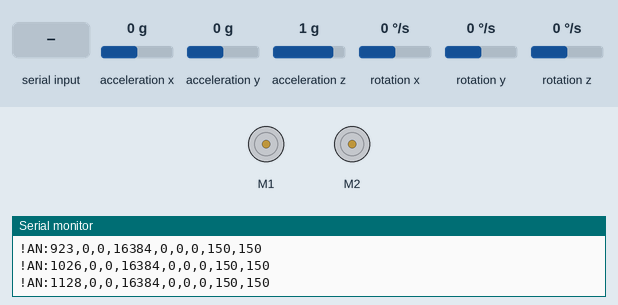
A sketch run on a simulated Arduino Uno, built with avr-gcc and run on an emulated ATmega328P. Shown: 2 × DC motor (green arrow = forward, orange = backward, longer = faster), the last lines printed to the serial monitor. Inputs (shaded band) come from the test bench; at power-on: acceleration x 0 g, acceleration y 0 g, acceleration z 1 g, rotation x 0 °/s, rotation y 0 °/s, rotation z 0 °/s.

Above: at 1.2 s.
1.3 s: "z" received over Serial
At 2.5 s:
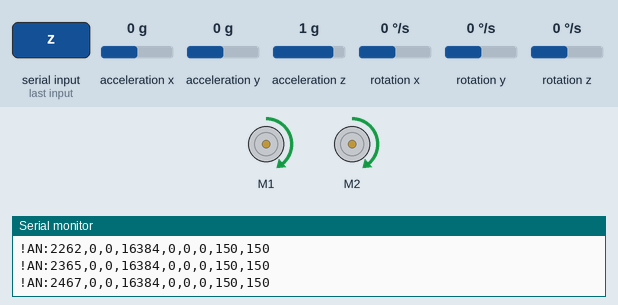
5.8 s: "s" received over Serial
At 7.0 s:
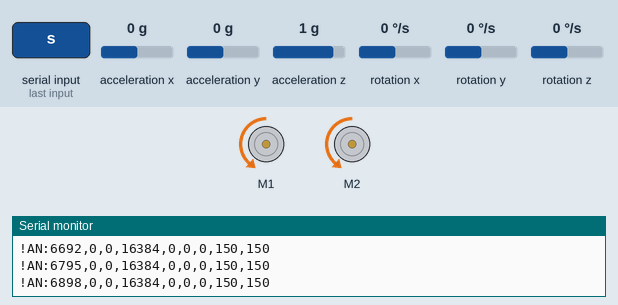
7.3 s: "q" received over Serial
At 8.6 s:
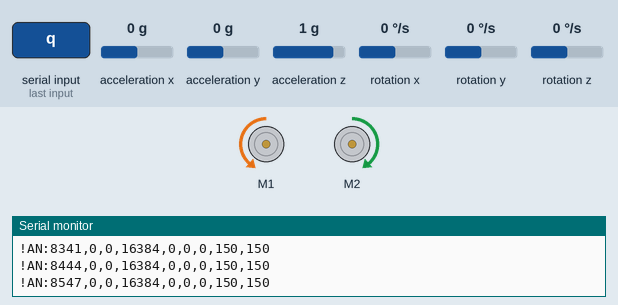
11.8 s: "d" received over Serial
At 13.3 s:
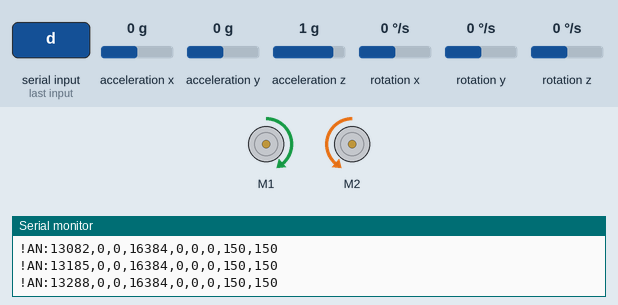
Timing chart, 0 to 14.3 s (numbered marks = the images above; inputs shaded):
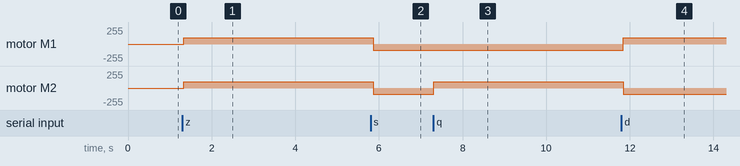

The sketch:

zumo_Xbee_clavier.ino
```cpp
/*
The sensor outputs provided by the library are the raw 16-bit values
obtained by concatenating the 8-bit high and low accelerometer and
magnetometer data registers. They can be converted to units of g and
gauss using the conversion factors specified in the datasheet for your
particular device and full scale setting (gain).

Example: An LSM303D gives a magnetometer X axis reading of 1982 with
its default full scale setting of +/- 4 gauss. The M_GN specification
in the LSM303D datasheet (page 10) states a conversion factor of 0.160
mgauss/LSB (least significant bit) at this FS setting, so the raw
reading of -1982 corresponds to 1982 * 0.160 = 317.1 mgauss =
0.3171 gauss.

In the LSM303DLHC, LSM303DLM, and LSM303DLH, the acceleration data
registers actually contain a left-aligned 12-bit number, so the lowest
4 bits are always 0, and the values should be shifted right by 4 bits
(divided by 16) to be consistent with the conversion factors specified
in the datasheets.

Example: An LSM303DLH gives an accelerometer Z axis reading of -16144
with its default full scale setting of +/- 2 g. Dropping the lowest 4
bits gives a 12-bit raw value of -1009. The LA_So specification in the
LSM303DLH datasheet (page 11) states a conversion factor of 1 mg/digit
at this FS setting, so the value of -1009 corresponds to -1009 * 1 =
1009 mg = 1.009 g.
*/

#include <Wire.h>
#include <LSM303.h>
#include <ZumoMotors.h>

long timer=0;
int gonzalez=50;
int rampe=0;
int vleft = 150;
int vright = 150;
int buffer;

LSM303 compass;
ZumoMotors motors;

void setup() {
  Serial.begin(9600);
  Serial.println("Serial");
  Wire.begin();
  compass.init();
  compass.enableDefault();
}


void loop()
{
 //COMMANDE CLAVIER

  if (Serial.available()>0) {buffer=Serial.read();Serial.print("reception : "); Serial.println(buffer); }
  if (buffer==122) {motors.setLeftSpeed(vleft);motors.setRightSpeed(vright);} // touche z
  else if (buffer==115) {motors.setLeftSpeed(-vleft);motors.setRightSpeed(-vright);} // touche s
  else if (buffer==113) {motors.setLeftSpeed(-vleft);motors.setRightSpeed(vright);} // touche q
  else if (buffer==100) {motors.setLeftSpeed(vleft);motors.setRightSpeed(-vright);} // touche d
  else if (buffer==97) {motors.setLeftSpeed(0);motors.setRightSpeed(0);} // touche a


      //CYCLE PREDEFINI
//       if((millis()-timer)>=20)  // Main loop runs at 50Hz
//  //  if((millis()-timer)>=40)  // Main loop runs at 25Hz
//  {
//
//         if (millis() > 2000 & millis() <= 3000)
//           {vleft = 200;
//            vright = 200;
//            motors.setLeftSpeed(vleft);
//            motors.setRightSpeed(vright);}
//         else if (millis() > 3000 & millis() <= 3200)
//           {vleft = -200;
//            vright = 200;
//            motors.setLeftSpeed(vleft);
//            motors.setRightSpeed(vright);}
//         else if (millis() > 3200 & millis() <= 4200)
//           {vleft = 200;
//            vright = 200;
//            motors.setLeftSpeed(vleft);
//            motors.setRightSpeed(vright);}
//         else if (millis() > 4200 & millis() <= 4400)
//           {vleft = -200;
//            vright = 200;
//            motors.setLeftSpeed(vleft);
//            motors.setRightSpeed(vright);}
//         else if (millis() > 4400 & millis() <= 5400)
//           {vleft = 200;
//            vright = 200;
//            motors.setLeftSpeed(vleft);
//            motors.setRightSpeed(vright);}
//         //else if (millis() > 5400 & millis() <= 5600)
//         //  {motors.setLeftSpeed(-200);
//         //   motors.setRightSpeed(200);}
//         //else if (millis() > 5600 & millis() <= 6600)
//         //  {motors.setLeftSpeed(200);
//         //   motors.setRightSpeed(200);}
//         //else if (millis() > 6600 & millis() <= 6800)
//         //  {motors.setLeftSpeed(-200);
//         //   motors.setRightSpeed(200);}
//         //else if (millis() > 6800 & millis() <= 7800)
//         //  {motors.setLeftSpeed(200);
//         //   motors.setRightSpeed(200);}
//         else
//          {vleft = 0;
//           vright = 0;
//           motors.setLeftSpeed(vleft);
//           motors.setRightSpeed(vright);}
// }
  compass.read();
  timer = millis();


  Serial.print("!");
  Serial.print("AN:");
  Serial.print(timer);
  Serial.print (",");
  Serial.print (compass.a.x);
  Serial.print (",");
  Serial.print (compass.a.y);
  Serial.print (",");
  Serial.print (compass.a.z);
  Serial.print (",");
  Serial.print (compass.m.x);
  Serial.print (",");
  Serial.print (compass.m.y);
  Serial.print (",");
  Serial.print (compass.m.z);
  Serial.print(",");
  Serial.print (vleft);
  Serial.print (",");
  Serial.print (vright);
  Serial.println();

  delay(100);
}
```

Measured:
- after the input at 1.3 s, motor M1, motor M2: stopped → forward 95/255 at once
- after the input at 5.8 s, motor M1, motor M2: forward 95/255 → backward 95/255 after 0.07 s
- after the input at 7.3 s, motor M2: backward 95/255 → forward 95/255 at once
- after the input at 11.8 s, motor M1: backward 95/255 → forward 95/255 at once; motor M2: forward 95/255 → backward 95/255 at once
